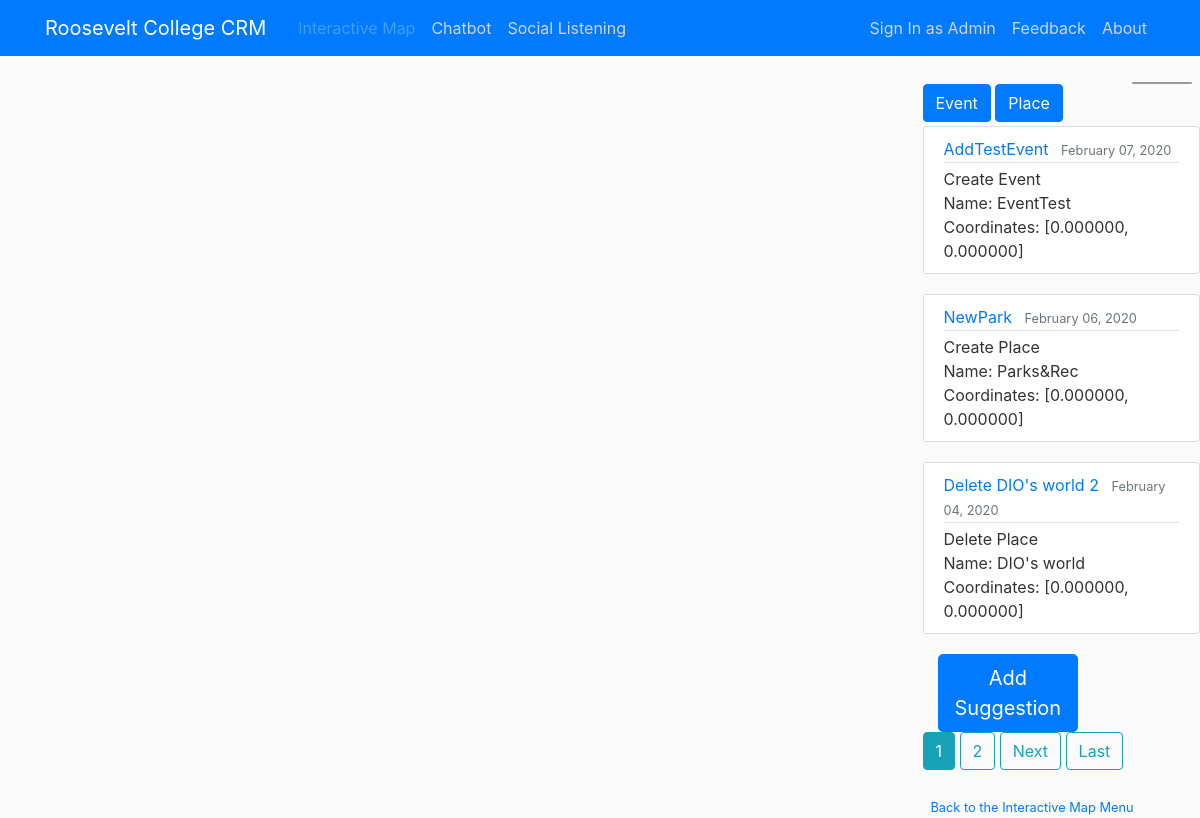
Page /imap/3 on the earlier database version.
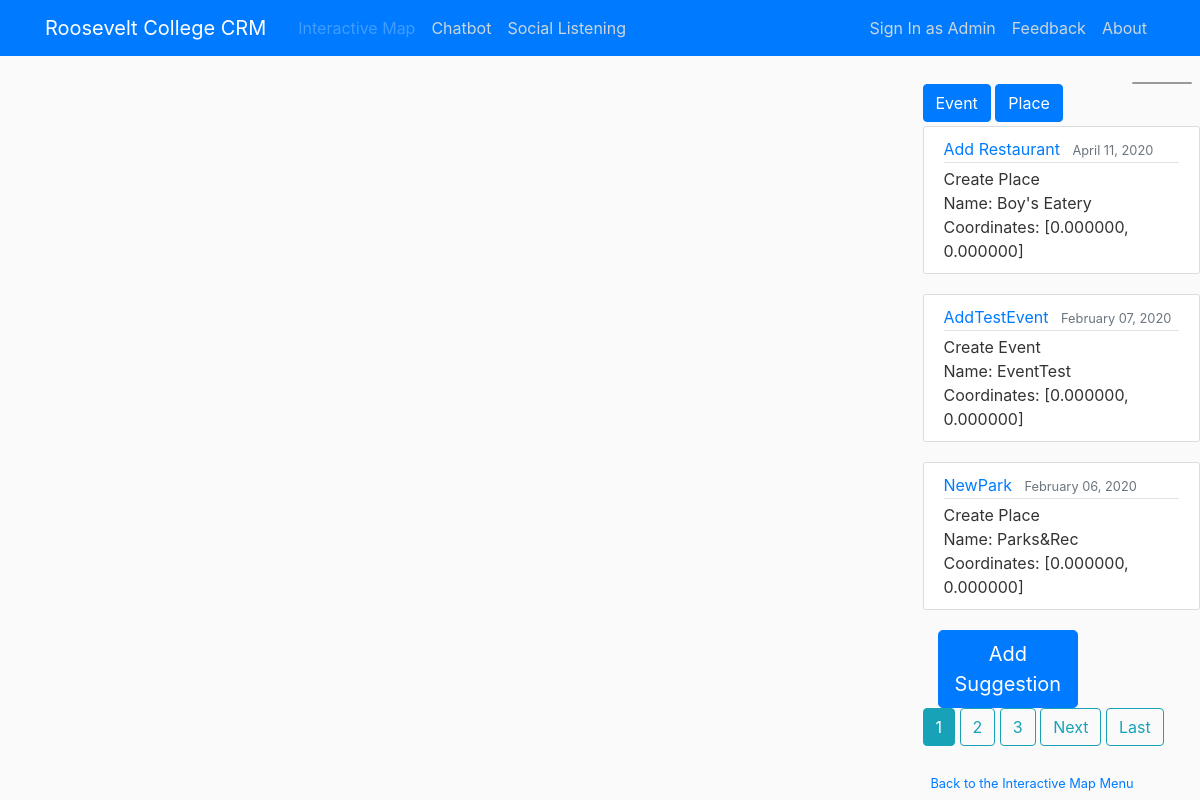
Same page on the later database version.
### interactive_map/models.py (models this page shows, shortened)
class Suggestion(models.Model):
	class EventPlace(models.IntegerChoices):
		EVENT = 1
		PLACE = 2
	class Action(models.IntegerChoices):
		CREATE = 1
		UPDATE = 2
		DELETE = 3
	desc = models.CharField(max_length=100, unique=True)
	stype = models.IntegerField(choices=EventPlace.choices)
	prev_name = models.CharField(max_length=100, default=None, blank=True)
	name = models.CharField(max_length=100)
	prev_longitude = models.DecimalField(default=0, decimal_places=6, max_digits=9, blank=True)
	prev_latitude = models.DecimalField(default=0, decimal_places=6, max_digits=8, blank=True)
	longitude = models.DecimalField(default=0, decimal_places=6, max_digits=9)
	latitude = models.DecimalField(default=0, decimal_places=6, max_digits=8)
	cud = models.IntegerField(choices=Action.choices)
	date_posted = models.DateTimeField(default=timezone.now)

### interactive_map/views.py (the view)
# urls.py: path('imap/<int:stype>', interactive_map_views.SuggestionListView.as_view(), name='imap-index'),
class SuggestionListView(ListView):
	model = Suggestion
	template_name = 'interactive_map/index.html'
	context_object_name = 'suggestions'
	paginate_by = 3
	def get_queryset(self):
		arg = self.kwargs.get('stype')
		if (arg == 1 or arg == 2):
			return Suggestion.objects.filter(stype=arg).order_by('-date_posted')
		else:
			return Suggestion.objects.order_by('-date_posted')
	def get_context_data(self, **kwargs):
	    context = super().get_context_data(**kwargs)
	    context['title'] = 'Interactive Map'
	    context['arg'] = self.kwargs.get('stype')
	    context['active_profile'] = Profile.objects.get(school_name="Roosevelt College Marikina")
	    if self.kwargs.get('stype') == 1:
	    	context['layer'] = 'roosevelt-events'
	    	context['html'] = "'<p>Name: ' + feature.properties.name + '</p><p>Schedule: ' + feature.properties.date + '</p><p>Time:: ' + feature.properties.time + '</p><p>Target Population: ' + feature.properties.target_population"
	    else:
	    	context['layer'] = ['roosevelt-food', 'roosevelt-health', 'roosevelt-finance', 'roosevelt-store']
	    	context['html'] = "'<p>' + feature.properties.Name + '</p><p>' + feature.properties.Address + '</p><p>' + feature.properties.Contact + '</p><p>' + feature.properties.Hours"
	    return context

### interactive_map/templates/interactive_map/index.html (shortened to what this page needs)
{% extends "main/base.html" %}
{% block content %}
	<nav id="menu"></nav>
  	<div class="row">
	  <div class="col"></div>
	  <div class="col"></div>
	  <div class="col"></div>
	  <div class="col">
	    <div>
	      	{% if arg ==  1 %}
			<a class="btn btn-primary disabled mt-1 mb-1" href="{% url 'imap-index' 1 %}" role="button">Event</a>
			{% else %}
	     	<a class="btn btn-primary mt-1 mb-1" href="{% url 'imap-index' 1 %}" role="button">Event</a>
	      	{% endif %}
	      	{% if arg == 2 %}
			<a class="btn btn-primary disabled mt-1 mb-1" href="{% url 'imap-index' 2 %}" role="button">Place</a>
			{% else %}
	     	<a class="btn btn-primary mt-1 mb-1" href="{% url 'imap-index' 2 %}" role="button">Place</a>
	      	{% endif %}
	  	</div>
		{% for suggestion in suggestions %}
			<article class="media content-section">
			  <div class="media-body">
			    <div class="article-metadata">
			      <a class="mr-2" href="#">{{ suggestion.desc }}</a>
			      <small class="text-muted">{{ suggestion.date_posted|date:"F d, Y" }}</small>
			    </div>
			    {% if suggestion.cud == 1 %}
			    		Create
		    	{% elif suggestion.cud == 2 %}
		    		Update
		    	{% else %}
		    		Delete
		    	{% endif %}
		    	{% if suggestion.stype == 1 %}
		    		Event
		    	{% else %}
		    		Place
		    	{% endif %} <br>
			    Name: {{ suggestion.name }} <br>
			    Coordinates: [{{ suggestion.latitude }}, {{ suggestion.longitude }}]
			  </div>
			</article>
		{% endfor %}
		<div class="container">
			<div class="row">
				<div class="col-sm">
					<a class="btn btn-primary btn-lg" href="{% url 'suggestion-create' %}" role="button">Add Suggestion</a>
				</div>
				<div class="col-sm"></div>
				<div class="col-sm-left">
					{% if is_paginated %}
						{% for num in page_obj.paginator.page_range %}
							{% if page_obj.number == num %}
								<a class="btn btn-info mb-4" href="?page={{ num }}">{{ num }}</a>
							{% elif  num > page_obj.number|add:'-3' and num < page_obj.number|add:'3'%}
								<a class="btn btn-outline-info mb-4" href="?page={{ num }}">{{ num }}</a>
							{% endif %}
						{% endfor %}
						{% if page_obj.has_next %}
							<a class="btn btn-outline-info mb-4" href="?page={{ page_obj.next_page_number }}">Next</a>
							<a class="btn btn-outline-info mb-4" href="?page={{ page_obj.paginator.num_pages }}">Last</a>
						{% endif %}
					{% endif %}
				</div>
			</div>
		</div>
		<div><small class="text-muted">
		  <a class="ml-2" href="{% url 'imap-menu' %}">Back to the Interactive Map Menu</a>
		</small></div>
	</div>
</div>
{% endblock content %}

### main/templates/main/base.html (shortened to what this page needs)
{% load static %}
<!DOCTYPE html>
<html>
<head>
    <link rel="stylesheet" href="https://stackpath.bootstrapcdn.com/bootstrap/4.4.1/css/bootstrap.min.css">
    <link rel="stylesheet" type="text/css" href="{% static 'main/main.css'%}">
	<link rel='stylesheet' href='https://api.mapbox.com/mapbox-gl-js/plugins/mapbox-gl-geocoder/v4.2.0/mapbox-gl-geocoder.css' type='text/css' />
	<link href="https://api.mapbox.com/mapbox-gl-js/v1.9.1/mapbox-gl.css" rel="stylesheet" />
</head>
<body>
	<header class="site-header">
	  <nav class="navbar navbar-expand-md navbar-dark bg-primary fixed-top">
	    <div class="container">
	      <a class="navbar-brand mr-4" href="{% url 'main-index' %}">Roosevelt College CRM</a>
	      <div class="collapse navbar-collapse" id="navbarToggle">
	      	<div class="navbar-nav mr-auto">
		    {% if title != 'Menu' %}
		        {% if title == 'Interactive Map' or title == 'Interactive Map Menu'%}
		          <a class="nav-item nav-link disabled" href="{% url 'imap-menu' %}">Interactive Map</a>
		        {% else %}
		        	<a class="nav-item nav-link" href="{% url 'imap-menu' %}">Interactive Map</a>
		        {% endif %}
		        {% if title == 'Chatbot' %}
		        	<a class="nav-item nav-link disabled" href="{% url 'chatbot-index' %}">Chatbot</a>
		        {% else %}
		        	<a class="nav-item nav-link" href="{% url 'chatbot-index' %}">Chatbot</a>
		        {% endif %}
		          <a class="nav-item nav-link" href="#">Social Listening</a>
		    {% endif %}
		    </div>
	        <div class="navbar-nav">
	        	{% if user.is_authenticated %}
	        		<a class="nav-item nav-link" href="{% url 'logout' %}">Logout</a>
	        		<a class="nav-item nav-link" href="{% url 'ssr-index' %}">Stats</a>
	        	{% else %}
	          		<a class="nav-item nav-link" href="{% url 'login' %}">Sign In as Admin</a>
	          		<a class="nav-item nav-link" href="{% url 'ssr-create' %}">Feedback</a>
	          	{% endif %}
	          	<a class="nav-item nav-link" href="{% url 'profile' %}">About</a>
	        </div>
	      </div>
	    </div>
	  </nav>
	</header>
	<main role="main">
	      {% block content %}{% endblock %}
	</main>
</body>
</html>

### main/static/main/main.css (style rules this page uses)
body { background: #fafafa; color: #333333; margin-top: 5rem; }
.site-header .navbar-nav .nav-link { color: #cbd5db; }
.content-section { background: #ffffff; padding: 10px 20px; border: 1px solid #dddddd; border-radius: 3px; margin-bottom: 20px; }
.article-metadata { padding-bottom: 1px; margin-bottom: 4px; border-bottom: 1px solid #e3e3e3 }

### interactive_map/templates/interactive_map/index.html (style rules this page uses)
#menu { background: #fff; position: absolute; z-index: 1; top: 82px; right: 8px; border-radius: 3px; width: 60px; border: 1px solid rgba(0, 0, 0, 0.4); font-family: 'Open Sans', sans-serif; }

Differences in the rows shown:
no longer on this page (row unchanged): Suggestion: desc "Delete DIO's world 2", date_posted "February 04, 2020", cud "Delete", stype "Place", name "DIO's world", latitude "0.000000", longitude "0.000000"
added Suggestion: desc "Add Restaurant", date_posted "April 11, 2020", cud "Create", stype "Place", name "Boy's Eatery", latitude "0.000000", longitude "0.000000"
Other differences:
new list line: "3"
